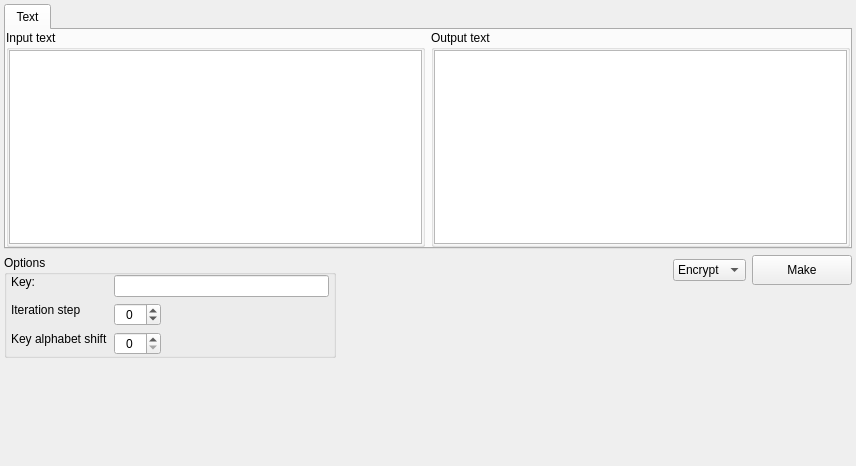
<?xml version="1.0" encoding="UTF-8"?>
<ui version="4.0">
 <class>AlbertiDisk</class>
 <widget class="QWidget" name="AlbertiDisk">
  <property name="geometry">
   <rect>
    <x>0</x>
    <y>0</y>
    <width>856</width>
    <height>466</height>
   </rect>
  </property>
  <property name="windowTitle">
   <string>Form</string>
  </property>
  <layout class="QVBoxLayout" name="verticalLayout_4">
   <property name="leftMargin">
    <number>4</number>
   </property>
   <property name="topMargin">
    <number>4</number>
   </property>
   <property name="rightMargin">
    <number>4</number>
   </property>
   <property name="bottomMargin">
    <number>4</number>
   </property>
   <item>
    <widget class="QTabWidget" name="tab_widget">
     <property name="maximumSize">
      <size>
       <width>16777215</width>
       <height>400</height>
      </size>
     </property>
     <widget class="QWidget" name="tab_text">
      <attribute name="title">
       <string>Text</string>
      </attribute>
      <layout class="QHBoxLayout" name="horizontalLayout">
       <property name="leftMargin">
        <number>0</number>
       </property>
       <property name="topMargin">
        <number>0</number>
       </property>
       <property name="rightMargin">
        <number>0</number>
       </property>
       <property name="bottomMargin">
        <number>0</number>
       </property>
       <item>
        <widget class="QGroupBox" name="group_box_input">
         <property name="title">
          <string>Input text</string>
         </property>
         <layout class="QVBoxLayout" name="verticalLayout_34">
          <property name="spacing">
           <number>0</number>
          </property>
          <property name="leftMargin">
           <number>0</number>
          </property>
          <property name="topMargin">
           <number>0</number>
          </property>
          <property name="rightMargin">
           <number>0</number>
          </property>
          <property name="bottomMargin">
           <number>0</number>
          </property>
          <item>
           <widget class="QTextEdit" name="text_edit_input"/>
          </item>
         </layout>
        </widget>
       </item>
       <item>
        <widget class="QGroupBox" name="group_box_output">
         <property name="title">
          <string>Output text</string>
         </property>
         <layout class="QVBoxLayout" name="verticalLayout_35">
          <property name="spacing">
           <number>0</number>
          </property>
          <property name="leftMargin">
           <number>0</number>
          </property>
          <property name="topMargin">
           <number>0</number>
          </property>
          <property name="rightMargin">
           <number>0</number>
          </property>
          <property name="bottomMargin">
           <number>0</number>
          </property>
          <item>
           <widget class="QTextEdit" name="text_edit_output">
            <property name="readOnly">
             <bool>true</bool>
            </property>
           </widget>
          </item>
         </layout>
        </widget>
       </item>
      </layout>
     </widget>
    </widget>
   </item>
   <item>
    <layout class="QHBoxLayout" name="horizontal_layout_1">
     <item>
      <layout class="QVBoxLayout" name="vertical_layout_3">
       <item>
        <widget class="QGroupBox" name="group_box_options">
         <property name="maximumSize">
          <size>
           <width>400</width>
           <height>16777215</height>
          </size>
         </property>
         <property name="title">
          <string>Options</string>
         </property>
         <layout class="QVBoxLayout" name="verticalLayout">
          <property name="leftMargin">
           <number>0</number>
          </property>
          <property name="topMargin">
           <number>0</number>
          </property>
          <property name="rightMargin">
           <number>0</number>
          </property>
          <property name="bottomMargin">
           <number>0</number>
          </property>
          <item>
           <layout class="QFormLayout" name="form_layout_options">
            <property name="fieldGrowthPolicy">
             <enum>QFormLayout::ExpandingFieldsGrow</enum>
            </property>
            <property name="leftMargin">
             <number>4</number>
            </property>
            <property name="rightMargin">
             <number>4</number>
            </property>
            <item row="0" column="0">
             <widget class="QLabel" name="label_key">
              <property name="sizePolicy">
               <sizepolicy hsizetype="Fixed" vsizetype="Fixed">
                <horstretch>0</horstretch>
                <verstretch>0</verstretch>
               </sizepolicy>
              </property>
              <property name="text">
               <string>Key:</string>
              </property>
             </widget>
            </item>
            <item row="0" column="1">
             <widget class="QLineEdit" name="line_edit_key">
              <property name="sizePolicy">
               <sizepolicy hsizetype="Expanding" vsizetype="Fixed">
                <horstretch>0</horstretch>
                <verstretch>0</verstretch>
               </sizepolicy>
              </property>
             </widget>
            </item>
            <item row="1" column="0">
             <widget class="QLabel" name="label_iteration_step">
              <property name="sizePolicy">
               <sizepolicy hsizetype="Fixed" vsizetype="Fixed">
                <horstretch>0</horstretch>
                <verstretch>0</verstretch>
               </sizepolicy>
              </property>
              <property name="text">
               <string>Iteration step</string>
              </property>
             </widget>
            </item>
            <item row="1" column="1">
             <widget class="QSpinBox" name="spin_box_iteration_step">
              <property name="alignment">
               <set>Qt::AlignCenter</set>
              </property>
              <property name="buttonSymbols">
               <enum>QAbstractSpinBox::UpDownArrows</enum>
              </property>
              <property name="minimum">
               <number>-99</number>
              </property>
              <property name="maximum">
               <number>100</number>
              </property>
             </widget>
            </item>
            <item row="2" column="0">
             <widget class="QLabel" name="label_key_alphabet_shift">
              <property name="sizePolicy">
               <sizepolicy hsizetype="Fixed" vsizetype="Fixed">
                <horstretch>0</horstretch>
                <verstretch>0</verstretch>
               </sizepolicy>
              </property>
              <property name="text">
               <string>Key alphabet shift</string>
              </property>
             </widget>
            </item>
            <item row="2" column="1">
             <widget class="QSpinBox" name="spin_box_key_alphabet_shift">
              <property name="alignment">
               <set>Qt::AlignCenter</set>
              </property>
              <property name="buttonSymbols">
               <enum>QAbstractSpinBox::UpDownArrows</enum>
              </property>
              <property name="maximum">
               <number>100</number>
              </property>
             </widget>
            </item>
           </layout>
          </item>
         </layout>
        </widget>
       </item>
       <item>
        <spacer name="vertical_spacer_2">
         <property name="orientation">
          <enum>Qt::Vertical</enum>
         </property>
         <property name="sizeHint" stdset="0">
          <size>
           <width>20</width>
           <height>40</height>
          </size>
         </property>
        </spacer>
       </item>
      </layout>
     </item>
     <item>
      <spacer name="horizontal_spacer_1">
       <property name="orientation">
        <enum>Qt::Horizontal</enum>
       </property>
       <property name="sizeHint" stdset="0">
        <size>
         <width>40</width>
         <height>20</height>
        </size>
       </property>
      </spacer>
     </item>
     <item>
      <layout class="QVBoxLayout" name="vertical_layout_1">
       <item>
        <layout class="QHBoxLayout" name="horizontal_layout_2">
         <item>
          <widget class="QComboBox" name="combo_box_mode">
           <property name="sizePolicy">
            <sizepolicy hsizetype="Fixed" vsizetype="Fixed">
             <horstretch>0</horstretch>
             <verstretch>0</verstretch>
            </sizepolicy>
           </property>
           <item>
            <property name="text">
             <string>Encrypt</string>
            </property>
           </item>
           <item>
            <property name="text">
             <string>Decrypt</string>
            </property>
           </item>
          </widget>
         </item>
         <item>
          <widget class="QPushButton" name="button_make">
           <property name="sizePolicy">
            <sizepolicy hsizetype="Fixed" vsizetype="Fixed">
             <horstretch>0</horstretch>
             <verstretch>0</verstretch>
            </sizepolicy>
           </property>
           <property name="minimumSize">
            <size>
             <width>100</width>
             <height>30</height>
            </size>
           </property>
           <property name="text">
            <string>Make</string>
           </property>
          </widget>
         </item>
        </layout>
       </item>
       <item>
        <spacer name="vertical_spacer_1">
         <property name="orientation">
          <enum>Qt::Vertical</enum>
         </property>
         <property name="sizeHint" stdset="0">
          <size>
           <width>20</width>
           <height>40</height>
          </size>
         </property>
        </spacer>
       </item>
      </layout>
     </item>
    </layout>
   </item>
   <item>
    <spacer name="vertical_spacer_3">
     <property name="orientation">
      <enum>Qt::Vertical</enum>
     </property>
     <property name="sizeHint" stdset="0">
      <size>
       <width>20</width>
       <height>32</height>
      </size>
     </property>
    </spacer>
   </item>
  </layout>
 </widget>
 <resources/>
 <connections/>
</ui>
